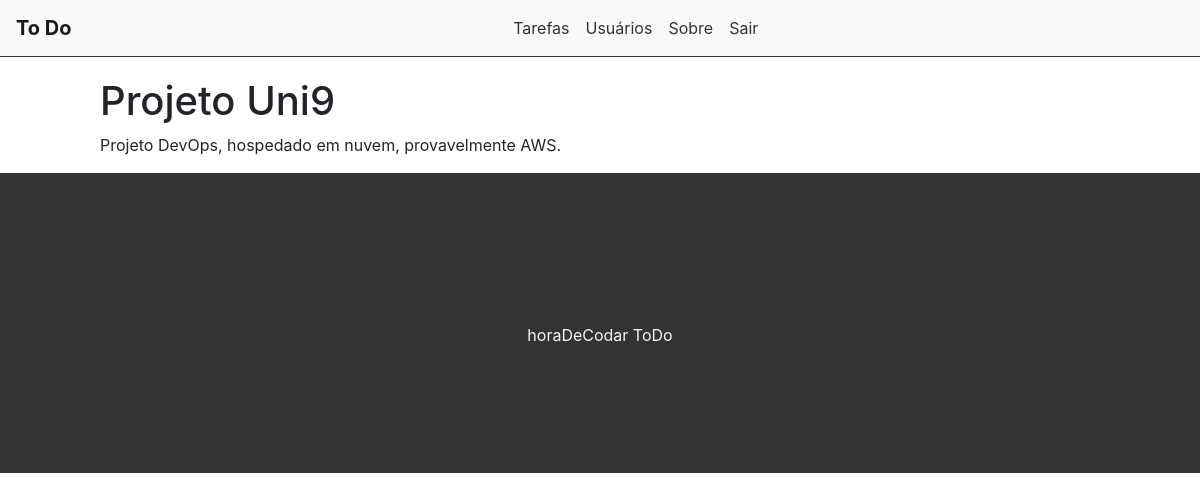
/task/1 (signed in), run on the app's committed database.
### tasks/models.py (models this page shows, shortened)
class Task(models.Model):
    OPTIONS = (
        ('doing', 'Doing'),
        ('done', 'Done'),
    )
    title = models.CharField(max_length=255, default='No title')
    description = models.TextField(default='No description')
    status = models.CharField(
        max_length=5,
        choices=OPTIONS,
    )
    user = models.ForeignKey(get_user_model(), on_delete=models.CASCADE) # on_delete after del some user, all the tasks will be delete too
    created_at = models.DateTimeField(auto_now_add=True)
    updated_at = models.DateTimeField(auto_now=True)

### tasks/views.py (the view)
# urls.py: path('task/<int:id>', views.taskView, name="task-view"),
@login_required
def taskView(request, id):
    task = get_object_or_404(Task, pk=id)
    return render(request, 'tasks/task.html', {'task': task})

### tasks/templates/tasks/task.html (shortened to what this page needs)
{% extends 'base.html' %}
{% block content %}
<div class="offset-1 col-10 list-div">
    <h1>{{task.title}}</h1>
    <p>{{task.description}}</p>
</div>
{% endblock %}

### tasks/static/css/styles.css (style rules this page uses)
.list-div { padding: 0; }

### data on the page
Task: title "Projeto Uni9", description "Projeto DevOps, hospedado em nuvem, provavelmente AWS."
